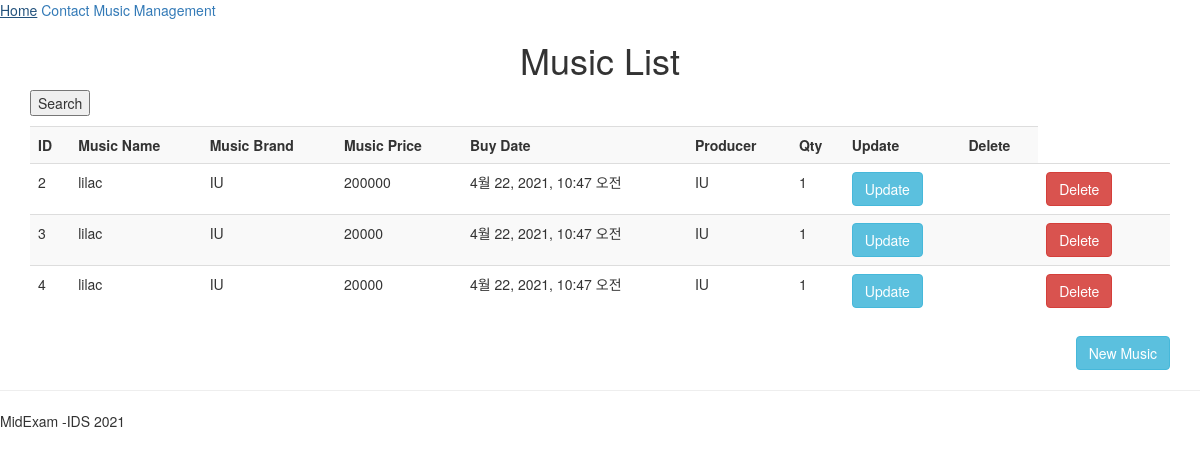
/music/list, run on the app's committed database.
### music/models.py (models this page shows, shortened)
class Music(models.Model):
    music_name = models.CharField(max_length = 50)
    music_brand = models.CharField(max_length = 50)
    music_buy = models.DateTimeField(default=timezone.now)
    music_price =  models.IntegerField(default = 0)
    music_producer = models.CharField(max_length = 50)
    music_quantity = models.PositiveIntegerField(default=0)

### music/views.py (the view)
# urls.py: path('list', views.list_musics, name = 'music_detail_list'),
def list_musics(request):
    musics = Music.objects.all()
    return render(request, 'list_musics.html', {'musics': musics})

### templates/list_musics.html (shortened to what this page needs)
{% extends "base.html" %}
{% block content %}
<h1><center>Music List</center></h1>
<div class="container">
    <form method="get">
        <button type="submit">Search</button>
    </form>
    <table class="table table-striped">
        <tr>
            <th>ID </th>
            <th>Music Name</th>
            <th>Music Brand</th>
            <th>Music Price</th>
            <th>Buy Date</th>
            <th>Producer</th>
            <th>Qty</th>
            <th>Update</th>
            <th>Delete</th>
        </tr>
        <tr>
            {% for music in musics%}
                <td> {{ music.id }} </td>
                <td> {{ music.music_name }}</td>
                <td> {{ music.music_brand }}</td>
                <td> {{ music.music_price }}</td>
                <td> {{ music.music_buy }}</td>
                <td> {{ music.music_producer }}</td>
                <td> {{ music.music_quantity }}</td>
                <td> <a class="btn btn-info" href ="{%url 'update_music' music.id %}" >Update  </a> <td>
                <td> <a class="btn btn-danger" href ="{%url 'delete_music' music.id %}" >Delete  </a> <td>
                </tr>
            {%endfor%}
    </table>
    <a class="btn btn-info pull-right" href = "{%url 'add_music' %}"> New Music </a>
    <link rel="stylesheet" href="https://maxcdn.bootstrapcdn.com/bootstrap/3.3.7/css/bootstrap.min.css">
</div>
{% endblock %}

### templates/base.html (shortened to what this page needs)
<!DOCTYPE html>
<html>
<head>
</head>
<body>
<nav>
    <a href="{%url 'home'%}">Home</a>
    <a href="{%url 'author'%}">Contact</a>
    <a href="{%url 'music_detail_list'%}">Music Management</a>
</nav>
{% block content %}
{% endblock %}
<hr>
{% block footer %}
    MidExam -IDS 2021
{% endblock %}
</body>
</html>

### data on the page
Music: id "2", music_name "lilac", music_brand "IU", music_price "200000", music_buy "4월 22, 2021, 10:47 오전", music_producer "IU", music_quantity "1"
Music: id "3", music_name "lilac", music_brand "IU", music_price "20000", music_buy "4월 22, 2021, 10:47 오전", music_producer "IU", music_quantity "1"
Music: id "4", music_name "lilac", music_brand "IU", music_price "20000", music_buy "4월 22, 2021, 10:47 오전", music_producer "IU", music_quantity "1"
